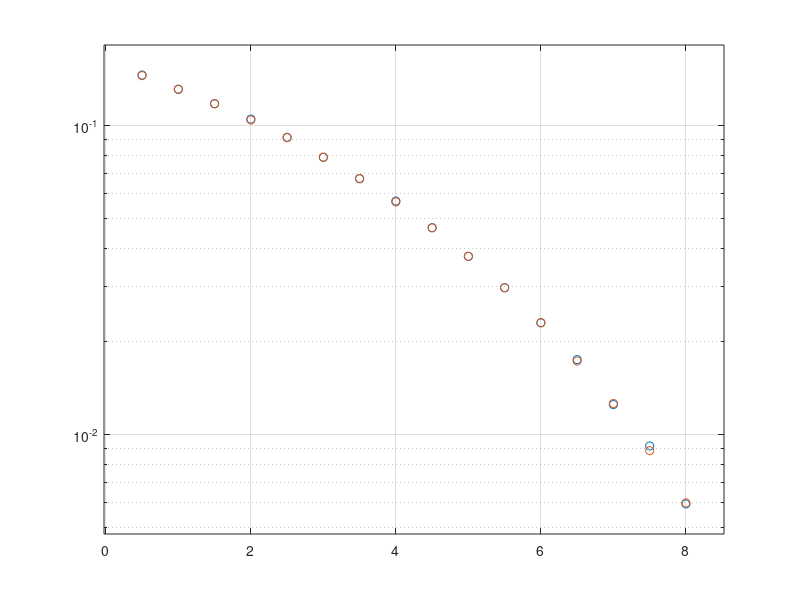

Recreate this plot in MATLAB.
clear all;
close all;

alpha = 0.33;
L = 15;
Fe = 24000;
Rb = 3000;%Débit binaire
Tb = 1/Rb;
Te = 1/Fe;
N = 500000;
V = 1;

%Génération de bits

r = randi([0 1],N,1)';

%%Modulateur 1:

Ts = Tb;
Ns = Ts*Fe;

%Mapping

map = 2*V*r-V;

%Création du filtre (rectangle de largeur Ts)

h = ones(1, Ns);

%Filtrage
A = zeros(1, Ns - 1);
mapSe = kron(map, [1 A]);
signal = filter(h, 1, mapSe);



signalmodule = signal;
M = 2;

Nrab = 8;
Pas = 0.5;
tebtab = zeros(Nrab/Pas -1 , 1);
rabbtab = (Pas:Pas:Nrab);
for i = rabbtab

rabb = i;
Psig = mean(abs(signalmodule).^2);
sigman = sqrt(Psig*Ns/(2*(log(M)/log(2))*10.^(rabb/10)));
bruit = sigman*randn(1,length(signalmodule));
signalmodulebruite = signalmodule + bruit;

h = ones(1, floor(Ns/2));
signaldemodulebruit = filter(h, 1, signalmodulebruite);

n0 = (3/4)*Ns;
Ebruit = signaldemodulebruit(n0:Ns:end);
res = (Ebruit>0);
teb = mean(abs(res-r));
tebtab(floor(i/Pas)) = teb;

end

semilogy(rabbtab, tebtab, 'o');
hold on
Qtab2 = qfunc(sqrt(10.^(rabbtab/10)));
semilogy(rabbtab, Qtab2, 'o')
grid on;
axis padded;

%Diagramme de l'oeil
%plot(reshape(signaldemodulebruit,2*Ns,numel(signaldemodulebruit)/Ns/2))